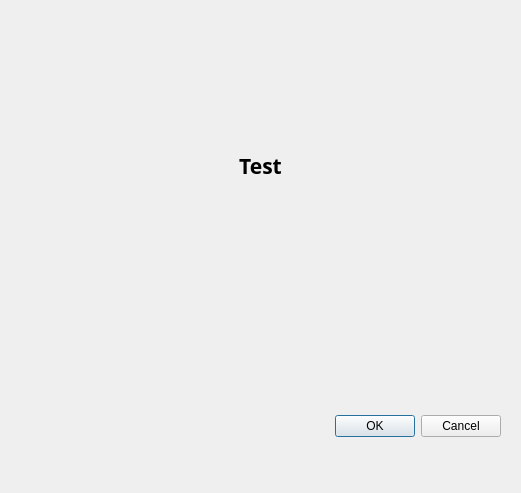
<?xml version="1.0" encoding="UTF-8"?>
<ui version="4.0">
 <class>Dialog</class>
 <widget class="QDialog" name="Dialog">
  <property name="geometry">
   <rect>
    <x>0</x>
    <y>0</y>
    <width>521</width>
    <height>493</height>
   </rect>
  </property>
  <property name="windowTitle">
   <string>Dialog</string>
  </property>
  <widget class="QDialogButtonBox" name="buttonBox">
   <property name="geometry">
    <rect>
     <x>20</x>
     <y>410</y>
     <width>481</width>
     <height>32</height>
    </rect>
   </property>
   <property name="orientation">
    <enum>Qt::Horizontal</enum>
   </property>
   <property name="standardButtons">
    <set>QDialogButtonBox::Cancel|QDialogButtonBox::Ok</set>
   </property>
  </widget>
  <widget class="QLabel" name="messageLabel">
   <property name="geometry">
    <rect>
     <x>30</x>
     <y>90</y>
     <width>461</width>
     <height>151</height>
    </rect>
   </property>
   <property name="font">
    <font>
     <family>游ゴシック</family>
     <pointsize>16</pointsize>
     <weight>75</weight>
     <bold>true</bold>
    </font>
   </property>
   <property name="text">
    <string>Test</string>
   </property>
   <property name="scaledContents">
    <bool>true</bool>
   </property>
   <property name="alignment">
    <set>Qt::AlignCenter</set>
   </property>
   <property name="wordWrap">
    <bool>true</bool>
   </property>
   <property name="indent">
    <number>10</number>
   </property>
  </widget>
 </widget>
 <resources/>
 <connections>
  <connection>
   <sender>buttonBox</sender>
   <signal>accepted()</signal>
   <receiver>Dialog</receiver>
   <slot>accept()</slot>
   <hints>
    <hint type="sourcelabel">
     <x>248</x>
     <y>254</y>
    </hint>
    <hint type="destinationlabel">
     <x>157</x>
     <y>274</y>
    </hint>
   </hints>
  </connection>
  <connection>
   <sender>buttonBox</sender>
   <signal>rejected()</signal>
   <receiver>Dialog</receiver>
   <slot>reject()</slot>
   <hints>
    <hint type="sourcelabel">
     <x>316</x>
     <y>260</y>
    </hint>
    <hint type="destinationlabel">
     <x>286</x>
     <y>274</y>
    </hint>
   </hints>
  </connection>
 </connections>
</ui>
